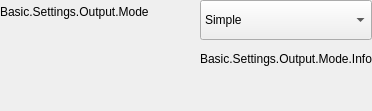
        <widget class="QFrame" name="frame_SettingMode">
         <property name="sizePolicy">
          <sizepolicy hsizetype="Preferred" vsizetype="Preferred">
           <horstretch>0</horstretch>
           <verstretch>0</verstretch>
          </sizepolicy>
         </property>
         <property name="minimumSize">
          <size>
           <width>0</width>
           <height>0</height>
          </size>
         </property>
         <property name="maximumSize">
          <size>
           <width>16777215</width>
           <height>16777215</height>
          </size>
         </property>
         <property name="frameShape">
          <enum>QFrame::NoFrame</enum>
         </property>
         <property name="frameShadow">
          <enum>QFrame::Raised</enum>
         </property>
         <layout class="QFormLayout" name="formLayout_2">
          <property name="horizontalSpacing">
           <number>0</number>
          </property>
          <property name="verticalSpacing">
           <number>12</number>
          </property>
          <property name="leftMargin">
           <number>0</number>
          </property>
          <property name="topMargin">
           <number>0</number>
          </property>
          <property name="rightMargin">
           <number>0</number>
          </property>
          <property name="bottomMargin">
           <number>45</number>
          </property>
          <item row="2" column="0">
           <widget class="QLabel" name="label_SettingMode">
            <property name="sizePolicy">
             <sizepolicy hsizetype="Preferred" vsizetype="Preferred">
              <horstretch>0</horstretch>
              <verstretch>0</verstretch>
             </sizepolicy>
            </property>
            <property name="minimumSize">
             <size>
              <width>200</width>
              <height>0</height>
             </size>
            </property>
            <property name="maximumSize">
             <size>
              <width>200</width>
              <height>16777215</height>
             </size>
            </property>
            <property name="text">
             <string>Basic.Settings.Output.Mode</string>
            </property>
            <property name="alignment">
             <set>Qt::AlignLeading|Qt::AlignLeft|Qt::AlignVCenter</set>
            </property>
           </widget>
          </item>
          <item row="2" column="1">
           <widget class="AFQCustomCombobox" name="comboBox_SettingMode">
            <property name="minimumSize">
             <size>
              <width>0</width>
              <height>40</height>
             </size>
            </property>
            <property name="maximumSize">
             <size>
              <width>16777215</width>
              <height>40</height>
             </size>
            </property>
            <item>
             <property name="text">
              <string>Simple</string>
             </property>
            </item>
            <item>
             <property name="text">
              <string>Advanced</string>
             </property>
            </item>
           </widget>
          </item>
          <item row="3" column="1">
           <widget class="QLabel" name="label_SettingModeInfo">
            <property name="text">
             <string>Basic.Settings.Output.Mode.Info</string>
            </property>
           </widget>
          </item>
         </layout>
        </widget>
